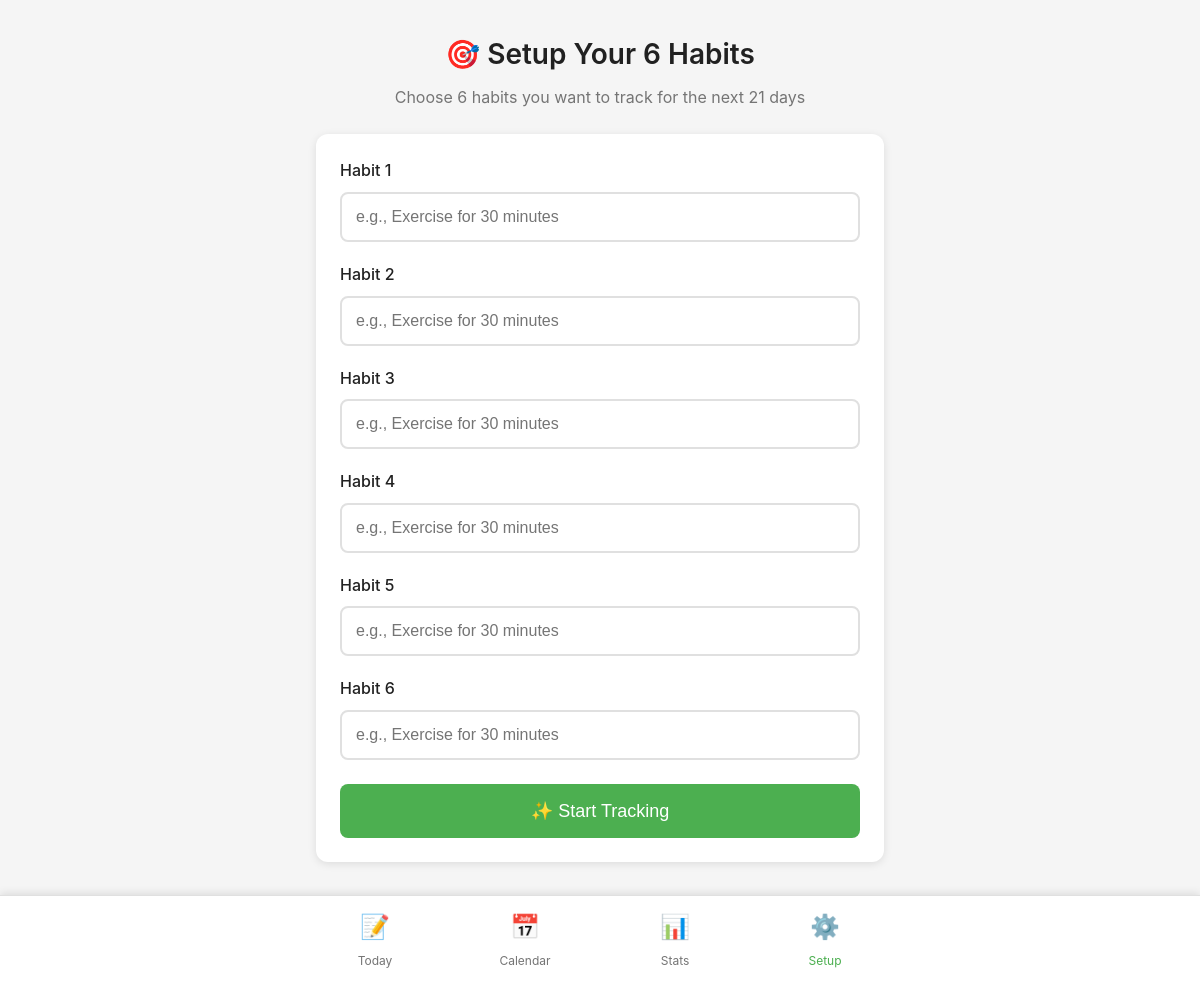
/setup, run on an earlier commit of the app's database.
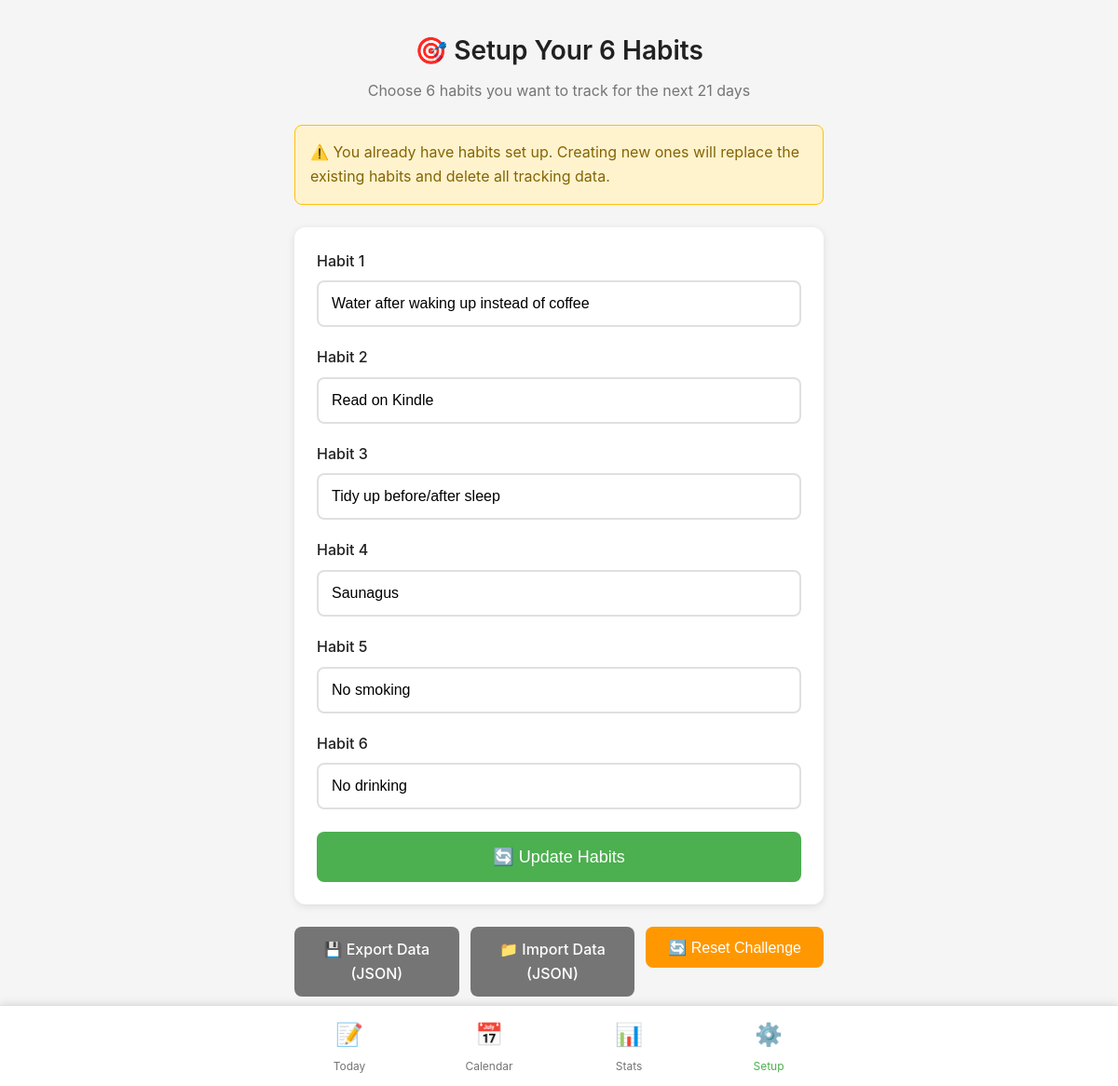
And on a later commit of the database.
### app/models.py (models this page shows, shortened)
class Habit(db.Model):
    id = db.Column(db.Integer, primary_key=True)
    name = db.Column(db.String(100), nullable=False)
    order = db.Column(db.Integer, nullable=False)
    created_at = db.Column(db.DateTime, default=datetime.utcnow)
    entries = db.relationship('HabitEntry', backref='habit', lazy=True, cascade='all, delete-orphan')

### app/routes.py (the view, shortened to what this page needs)
@bp.route('/setup', methods=['GET', 'POST'])
def setup():
    existing_habits = Habit.query.order_by(Habit.order).all()
    return render_template('setup.html', existing_habits=existing_habits)

### app/templates/setup.html (shortened to what this page needs)
{% extends "base.html" %}
{% block content %}
<div class="setup-container">
    <h1 class="page-title">🎯 Setup Your 6 Habits</h1>
    <p class="page-subtitle">Choose 6 habits you want to track for the next 21 days</p>
    {% if existing_habits %}
    <div class="warning-box">
        <p>⚠️ You already have habits set up. Creating new ones will replace the existing habits and delete all tracking data.</p>
    </div>
    {% endif %}
    <form method="POST" class="setup-form" id="setupForm">
        {% for i in range(1, 7) %}
        <div class="form-group">
            <label for="habit_{{ i }}" class="form-label">Habit {{ i }}</label>
            <input
                type="text"
                id="habit_{{ i }}"
                name="habit_{{ i }}"
                class="form-input"
                placeholder="e.g., Exercise for 30 minutes"
                maxlength="100"
                required
                {% if existing_habits and existing_habits|length >= i %}
                value="{{ existing_habits[i-1].name }}"
                {% endif %}
            >
        </div>
        {% endfor %}
        <div class="form-actions">
            <button type="submit" class="btn btn-primary btn-large">
                {% if existing_habits %}
                🔄 Update Habits
                {% else %}
                ✨ Start Tracking
                {% endif %}
            </button>
        </div>
    </form>
    {% if existing_habits %}
    <div class="additional-actions">
        <a href="{{ url_for('main.export_data') }}" class="btn btn-secondary" download>
            💾 Export Data (JSON)
        </a>
        <label for="import-file-setup" class="btn btn-secondary" style="cursor: pointer;">
            📁 Import Data (JSON)
        </label>
        <form method="POST" action="{{ url_for('main.reset_challenge') }}" style="display: inline;"
              onsubmit="return confirm('Are you sure you want to reset all entries and start a new 21-day challenge? Your habits will remain, but all completion data will be deleted.');">
            <button type="submit" class="btn btn-warning">
                🔄 Reset Challenge
            </button>
        </form>
    </div>
    {% endif %}
</div>
{% endblock %}

### app/templates/base.html (shortened to what this page needs)
<!DOCTYPE html>
<html lang="en">
<head>
    <link rel="stylesheet" href="{{ url_for('static', filename='css/main.css') }}">
</head>
<body>
    <nav class="navbar">
        <div class="nav-container">
            <a href="{{ url_for('main.index') }}" class="nav-link {% if request.endpoint == 'main.index' %}active{% endif %}">
                <span class="nav-icon">📝</span>
                <span class="nav-text">Today</span>
            </a>
            <a href="{{ url_for('main.calendar') }}" class="nav-link {% if request.endpoint == 'main.calendar' %}active{% endif %}">
                <span class="nav-icon">📅</span>
                <span class="nav-text">Calendar</span>
            </a>
            <a href="{{ url_for('main.stats') }}" class="nav-link {% if request.endpoint == 'main.stats' %}active{% endif %}">
                <span class="nav-icon">📊</span>
                <span class="nav-text">Stats</span>
            </a>
            <a href="{{ url_for('main.setup') }}" class="nav-link {% if request.endpoint == 'main.setup' %}active{% endif %}">
                <span class="nav-icon">⚙️</span>
                <span class="nav-text">Setup</span>
            </a>
        </div>
    </nav>
    <main class="container">
        {% block content %}{% endblock %}
    </main>
</body>
</html>

### app/static/css/main.css (style rules this page uses)
:root { --primary-color: #4CAF50; --primary-dark: #388E3C; --secondary-color: #FF9800; --danger-color: #ef5350; --success-color: #66BB6A; --background: #f5f5f5; --surface: #ffffff; --text-primary: #212121; --text-secondary: #757575; --border-color: #e0e0e0; --shadow: 0 2px 8px rgba(0,0,0,0.1); --shadow-hover: 0 4px 16px rgba(0,0,0,0.15); }
* { margin: 0; padding: 0; box-sizing: border-box; }
body { font-family: -apple-system, BlinkMacSystemFont, 'Segoe UI', Roboto, Oxygen, Ubuntu, Cantarell, sans-serif; background: var(--background); color: var(--text-primary); font-size: 16px; line-height: 1.6; padding-bottom: 80px; -webkit-font-smoothing: antialiased; -moz-osx-font-smoothing: grayscale; }
.container { max-width: 600px; margin: 0 auto; padding: 1rem; }
.navbar { position: fixed; bottom: 0; left: 0; right: 0; background: var(--surface); border-top: 1px solid var(--border-color); box-shadow: 0 -2px 8px rgba(0,0,0,0.1); z-index: 100; }
.nav-container { display: flex; justify-content: space-around; max-width: 600px; margin: 0 auto; }
.nav-link { display: flex; flex-direction: column; align-items: center; padding: 0.75rem; text-decoration: none; color: var(--text-secondary); transition: all 0.2s ease; flex: 1; }
.nav-link:hover, .nav-link.active { color: var(--primary-color); }
.nav-icon { font-size: 1.5rem; margin-bottom: 0.25rem; }
.nav-text { font-size: 0.75rem; }
.page-title { font-size: 1.75rem; font-weight: 600; margin-bottom: 0.5rem; text-align: center; }
.page-subtitle { text-align: center; color: var(--text-secondary); margin-bottom: 1.5rem; }
.btn { display: inline-block; padding: 0.75rem 1.5rem; border: none; border-radius: 0.5rem; font-size: 1rem; font-weight: 500; text-decoration: none; text-align: center; cursor: pointer; transition: all 0.3s ease; min-height: 44px; min-width: 44px; }
.btn-primary { background: var(--primary-color); color: white; }
.btn-secondary { background: var(--text-secondary); color: white; }
.btn-warning { background: var(--secondary-color); color: white; }
.btn-large { width: 100%; padding: 1rem; font-size: 1.125rem; }
.setup-container { padding-top: 1rem; }
.setup-form { background: var(--surface); padding: 1.5rem; border-radius: 0.75rem; box-shadow: var(--shadow); margin-bottom: 1.5rem; }
.form-group { margin-bottom: 1.25rem; }
.form-label { display: block; font-weight: 500; margin-bottom: 0.5rem; color: var(--text-primary); }
.form-input { width: 100%; padding: 0.875rem; font-size: 1rem; border: 2px solid var(--border-color); border-radius: 0.5rem; transition: border-color 0.2s ease; min-height: 44px; }
.form-actions { margin-top: 1.5rem; }
.warning-box { background: #fff3cd; border: 1px solid #ffc107; border-radius: 0.5rem; padding: 1rem; margin-bottom: 1.5rem; }
.warning-box p { margin: 0; color: #856404; }
.additional-actions { display: flex; gap: 0.75rem; flex-wrap: wrap; }
.additional-actions .btn { flex: 1; min-width: 140px; }

What changed in the data, as far as the page shows it:
added Habit: name "Water after waking up instead of coffee"
added Habit: name "Read on Kindle"
added Habit: name "Tidy up before/after sleep"
added Habit: name "Saunagus"
added Habit: name "No smoking"
added Habit: name "No drinking"
Also different on the page:
text no longer shown: "✨ Start Tracking"
text now shown: "⚠️ You already have habits set up. Creating new ones will replace the existing habits and delete all tracking data. 🔄 Update Habits 💾 Export Data (JSON) 📁 Import Data (JSON) 🔄 Reset Challenge"
list line gone: "e.g., Exercise for 30 minutes"
